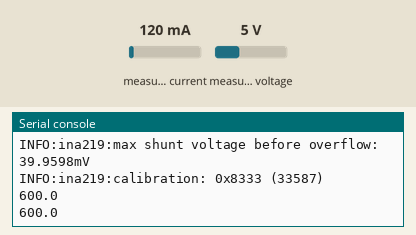
The program below on a simulated ESP32 board running MicroPython. Parts: the last lines printed to the serial console. Inputs (shaded band) come from the test bench; at power-on: measured current 120 mA, measured voltage 5 V. The clock reads 2024-03-15 10:24:30 at power-on unless the program sets it; files the program writes start out absent; threads take turns every 2 ms; library files of the repository ran but are not shown: ina219.py.

Above: at 1.2 s.
1.3 s: measured current set to 40 mA
At 2.6 s:
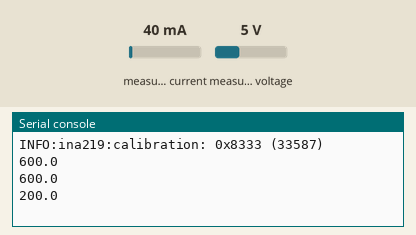
2.8 s: measured voltage set to 0.3 V
At 3.7 s:
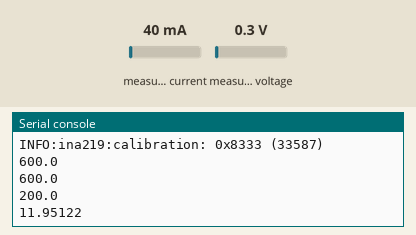
4.3 s: measured current set to 500 mA
At 5.4 s:
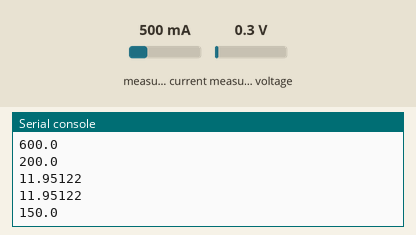
Timing chart, 0 to 7.3 s (numbered marks = the images above; inputs shaded):
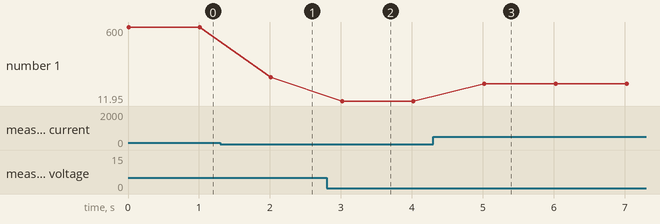

Measured:
- after the input at 1.3 s, the serial console: prints a new line after 0.72 s (image 1)
- after the input at 2.8 s, the serial console: prints a new line after 0.22 s (image 2)
- after the input at 4.3 s, the serial console: prints a new line after 0.72 s (image 3)
- plotted number 1: 600 → 200 after the input at 1.3 s, 200 → 11.95 after the input at 2.8 s, 11.95 → 150 after the input at 4.3 s

The program:

current.py
```python
from machine import Pin, I2C, RTC
from ina219 import INA219
from logging import INFO
from utime import sleep,localtime
import _thread
import os

rtc = RTC()

SHUNT_OHMS = 0.1

i2c = I2C(-1, scl=Pin(22), sda=Pin(21))
ina = INA219(SHUNT_OHMS, i2c, log_level=INFO)
ina.configure()

def write():
    with open("current.log","a") as f:
        for i in range(100):
            f.write(str(i)+",")
            f.write(str(localtime())+",")
            print(localtime())
            f.write(f"Bus Voltage: {ina.voltage()}V,")
            f.write(f"Current: {ina.current()}mA,")
            f.write(f"Power: {ina.power()}mW\n")
            print(f"Power: {ina.power()}mW\n")
            sleep(1)

def write_csv():
    TIME_INTERVAL = 5
    initial = "begin"
    f = open('current.csv', 'a')
    f.write(initial)
    f.write("\n")
    f.close()

    while True:
        text = ""
        volt = ina.voltage()
        current = ina.current()
        power = ina.power()
        sumCurrent2 = 0.0
        count = 0
        # while count < TIME_INTERVAL:
        #     count += 1
        #     current = ina.current()
        #     sumCurrent2 += current
        #     print(f"current : {current} mA, voltage : {volt} V (count : {count})")
        #     utime.sleep(1)

        text = str(rtc.datetime()[5:7]) + "," + str(power)
        print(ina.power())
        f = open('current.csv', 'a')
        f.write(text)
        f.write("\n")
        f.close()
        #  上のコメントアウトを外す時は下記をコメントアウト
        sleep(1)

def delete():
    _thread.exit()
    os.remove('current_M3.csv')

_thread.start_new_thread(write_csv,())
```

logging.py
```python
import sys
CRITICAL = 50
ERROR    = 40
WARNING  = 30
INFO     = 20
DEBUG    = 10
NOTSET   = 0

_level_dict = {
    CRITICAL: "CRIT",
    ERROR: "ERROR",
    WARNING: "WARNING",
    INFO: "INFO",
    DEBUG: "DEBUG",
    NOTSET: "NOTSET"
}

_stream = sys.stderr

class Logger:

    level = NOTSET

    def __init__(self, name):
        self.name = name

    def _level_str(self, level):
        l = _level_dict.get(level)
        if l is not None:
            return l
        return "LVL%s" % level

    def setLevel(self, level):
        self.level = level

    def isEnabledFor(self, level):
        return level >= (self.level or _level)

    def log(self, level, msg, *args):
        if level >= (self.level or _level):
            _stream.write("%s:%s:" % (self._level_str(level), self.name))
            if not args:
                print(msg, file=_stream)
            else:
                print(msg % args, file=_stream)

    def debug(self, msg, *args):
        self.log(DEBUG, msg, *args)

    def info(self, msg, *args):
        self.log(INFO, msg, *args)

    def warning(self, msg, *args):
        self.log(WARNING, msg, *args)

    def error(self, msg, *args):
        self.log(ERROR, msg, *args)

    def critical(self, msg, *args):
        self.log(CRITICAL, msg, *args)

    def exc(self, e, msg, *args):
        self.log(ERROR, msg, *args)
        sys.print_exception(e, _stream)

    def exception(self, msg, *args):
        self.exc(sys.exc_info()[1], msg, *args)

_level = INFO
_loggers = {}

def getLogger(name):
    if name in _loggers:
        return _loggers[name]
    l = Logger(name)
    _loggers[name] = l
    return l

def info(msg, *args):
    getLogger(None).info(msg, *args)

def debug(msg, *args):
    getLogger(None).debug(msg, *args)

def basicConfig(level=INFO, filename=None, stream=None, format=None):
    global _level, _stream
    _level = level
    if stream:
        _stream = stream
    if filename is not None:
        print("logging.basicConfig: filename arg is not supported")
    if format is not None:
        print("logging.basicConfig: format arg is not supported")
```
